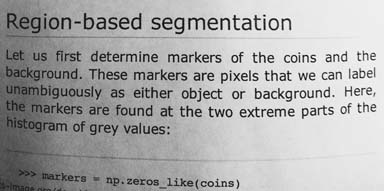
#> input picture skimage.data.page(), 384 x 191 px
$ jupyter execute lab01.ipynb   (shell and % lines are left out)
#> lines starting #> are read from the running program, lines starting #| are printed output that depends on the picture; after the words box and inside, x2 and y2 are one past the last pixel; in counts of white or black regions, pixels touching at a corner belong together; long printed decimals are rounded
# Lab 01 – Introductory Computer Vision Lab
Sheikh Naveed Azeemi
23K-0003

[cell 1]
# 1.1 Installation

[cell 2]
# 1.2 Import & Validate
import cv2
import matplotlib.pyplot as plt

print('OpenCV version    :', cv2.__version__)
print('Matplotlib version:', plt.matplotlib.__version__)

# quick functional test: draw on a tiny image and show it
test = cv2.circle(255 * __import__('numpy').ones((100, 100, 3), dtype='uint8'), (50, 50), 30, (255, 0, 0), -1)
plt.imshow(test); plt.axis('off'); plt.title('Validation OK'); plt.show()
#> after `plt.imshow(test)`:
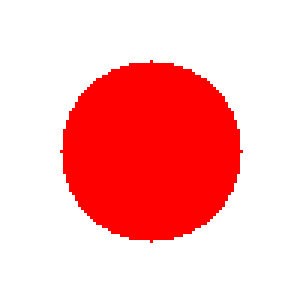
#> shown: shape (100, 100, 3) (shown 3 times larger); mean R, G, B 255, 183.1, 183.1

### Setup: shared imports, image paths & helper (run once)

[cell 3]
import numpy as np
import pandas as pd
import cv2
import matplotlib.pyplot as plt

# ---- Change these to your own file names ----
IMAGE_PATH   = 'Sample document·jpg'     # main image
IMAGE_PATH_2 = 'image2.jpg'      # second image (used in Task 8)
DOC_PATH     = 'document.jpg'    # grayscale document / high-contrast image (Task 7)

def load_rgb(path, fallback='astronaut'):
    # Loads an image as RGB; uses a scikit-image sample if the file is missing.
    img = cv2.imread(path)
    if img is None:
        print(f"Error: Image not found at '{path}'. Using sample image '{fallback}' instead.")
        from skimage import data
        return getattr(data, fallback)()
    return cv2.cvtColor(img, cv2.COLOR_BGR2RGB)

[cell 4]
# OPTIONAL: upload your images from your computer (skip if you already uploaded them)
# from google.colab import files
# uploaded = files.upload()

## Part 2: Python Data Structures & Logic

### Task 1: Object-Oriented Grocery Manager

[cell 5]
class GroceryManager:
    def __init__(self):
        self.items = {}   # {item: {'quantity': int, 'price': float}}

    def add_item(self, item, quantity, price):
        if quantity <= 0 or price < 0:
            print('Error: quantity must be > 0 and price must be >= 0.')
            return
        if item in self.items:
            self.items[item]['quantity'] += quantity
            self.items[item]['price'] = price
        else:
            self.items[item] = {'quantity': quantity, 'price': price}
        print(f"Added {quantity} x {item} @ {price}")

    def remove_item(self, item):
        if item not in self.items:
            print(f"Error: '{item}' does not exist in the list.")
            return
        del self.items[item]
        print(f"Removed '{item}'.")

    def view_list(self):
        if not self.items:
            print('The grocery list is empty.')
            return
        print(f"{'Item':<15}{'Qty':>5}{'Price':>10}{'Subtotal':>12}")
        print('-' * 42)
        for name, d in self.items.items():
            print(f"{name:<15}{d['quantity']:>5}{d['price']:>10.2f}{d['quantity'] * d['price']:>12.2f}")

    def calculate_total(self):
        return sum(d['quantity'] * d['price'] for d in self.items.values())


# ---- Demo ----
gm = GroceryManager()
gm.add_item('Milk', 2, 150.0)
gm.add_item('Bread', 1, 100.0)
gm.add_item('Eggs', 12, 25.0)
gm.view_list()
print('Total:', gm.calculate_total())
gm.remove_item('Bread')
gm.remove_item('Butter')   # doesn't exist -> error message
gm.view_list()
print('Total:', gm.calculate_total())

### Task 2: Advanced Student Record System

[cell 6]
students = {
    101: {'Name': 'Ali',    'Major': 'Computer Science', 'Grades': [85, 90, 78]},
    102: {'Name': 'Sara',   'Major': 'Data Science',     'Grades': [92, 88, 95]},
    103: {'Name': 'Ahmed',  'Major': 'Computer Science', 'Grades': [70, 65, 80]},
    104: {'Name': 'Fatima', 'Major': 'Electrical Eng.',  'Grades': [88, 84, 91]},
}

def top_student(records):
    best_name, best_avg = None, -1
    for sid, info in records.items():
        if not info['Grades']:
            continue
        avg = sum(info['Grades']) / len(info['Grades'])
        if avg > best_avg:
            best_name, best_avg = info['Name'], avg
    return best_name

def search_by_major(records, major):
#> called with major = 'Computer Science'
    found = [info['Name'] for info in records.values() if info['Major'].lower() == major.lower()]
    if found:
        print(f"Students in '{major}':")
        for name in found:
            print('  -', name)
    else:
        print(f"No students found in '{major}'.")

print('Highest average grade:', top_student(students))
search_by_major(students, 'Computer Science')
search_by_major(students, 'Physics')

## Part 3: Core Computer Vision & Matplotlib
### Task 3: Safe Image Loading & RGB Visualization

[cell 7]
image_path = IMAGE_PATH
image = cv2.imread(image_path)

if image is None:
    print('Error: Image not found.')
else:
    image_rgb = cv2.cvtColor(image, cv2.COLOR_BGR2RGB)

    plt.figure(figsize=(8, 6))
    plt.imshow(image_rgb)
    plt.axis('off')
    plt.title('King of Curses - Ryomen Sukuna', fontsize=16, color='darkred', pad=15)
    plt.show()

### Task 4: Interactive Geometry & Blank Canvas

[cell 8]
canvas = np.zeros((800, 800, 3), dtype=np.uint8)   # 800x800 black image
h, w = canvas.shape[:2]
center = (w // 2, h // 2)

# 5 concentric circles (outermost first), alternating red / white
radii  = [350, 280, 210, 140, 70]
colors = [(255, 0, 0), (255, 255, 255), (255, 0, 0), (255, 255, 255), (255, 0, 0)]   # RGB
for r, c in zip(radii, colors):
    cv2.circle(canvas, center, r, c, -1)

# bounding box around the outermost circle
R = radii[0]
cv2.rectangle(canvas, (center[0] - R, center[1] - R), (center[0] + R, center[1] + R), (0, 255, 0), 3)
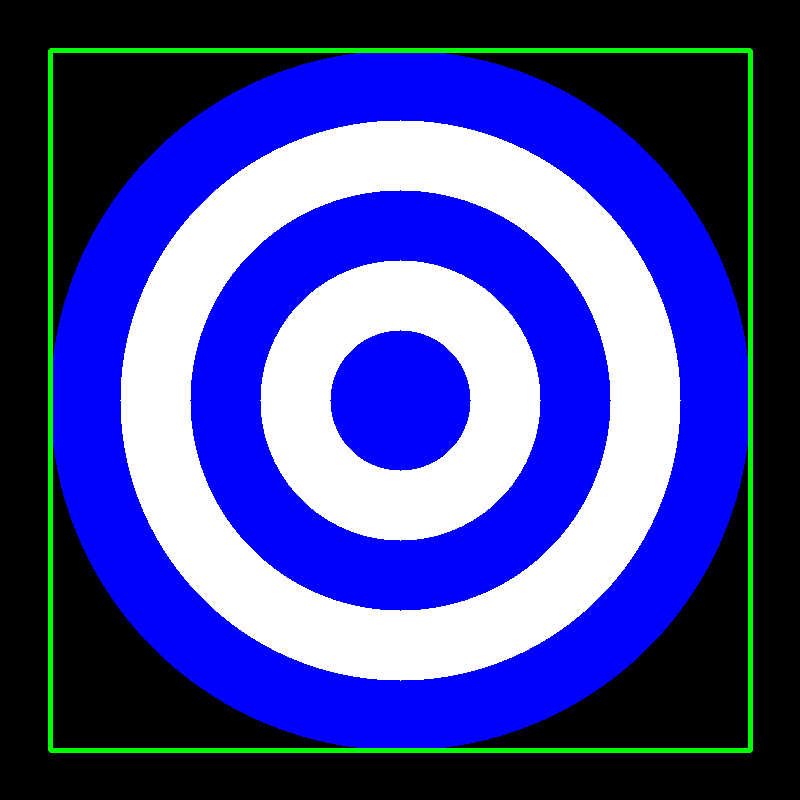
#> canvas: shape (800, 800, 3); mean of channels 0, 1, 2 153.1, 66.9, 61.3; drawn as B, G, R

print(f'Canvas size   : {w} x {h}')
print(f'Canvas center : {center}')

plt.figure(figsize=(6, 6))
plt.imshow(canvas)
plt.axis('off')
plt.title('Target Board', fontsize=14, color='navy')
plt.show()

### Task 5: Advanced Blurring & NumPy ROI Extraction

[cell 9]
img = load_rgb(IMAGE_PATH, fallback='astronaut')
blurred = cv2.GaussianBlur(img, (25, 25), 0)

h, w = img.shape[:2]
#> h = 512; w = 512
assert h >= 300 and w >= 300, 'Image must be at least 300x300 for this task.'
cy, cx = h // 2, w // 2
#> cy = 256; cx = 256
y1, y2 = cy - 150, cy + 150
#> y1 = 106; y2 = 406
x1, x2 = cx - 150, cx + 150
#> x1 = 106; x2 = 406

roi_original = img[y1:y2, x1:x2]
roi_blurred  = blurred[y1:y2, x1:x2]
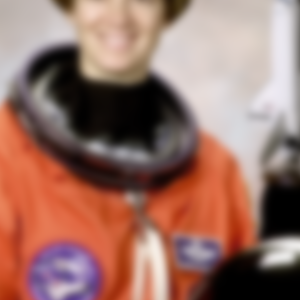
#> roi_blurred: shape (300, 300, 3); mean R, G, B 153.6, 113.9, 103.6

fig, axes = plt.subplots(1, 2, figsize=(10, 5))
axes[0].imshow(roi_original); axes[0].axis('off')
axes[0].set_title('Original ROI (300x300)', fontsize=14, color='green')
axes[1].imshow(roi_blurred);  axes[1].axis('off')
axes[1].set_title('Gaussian Blurred ROI (25x25)', fontsize=14, color='crimson')
plt.tight_layout()
plt.show()

### Task 6: Alpha Blending & Typography

[cell 10]
img = load_rgb(IMAGE_PATH, fallback='astronaut')
h, w = img.shape[:2]

overlay = img.copy()
y_start = int(h * 0.80)                                   # bottom 20%
#> y_start = 409
cv2.rectangle(overlay, (0, y_start), (w, h), (0, 0, 255), -1)   # blue (RGB)

alpha = 0.5
blended = cv2.addWeighted(overlay, alpha, img, 1 - alpha, 0)

text = 'King of Curses'
font = cv2.FONT_HERSHEY_SIMPLEX
#> font = 0
scale = w / 600
#> scale = 0.853
thickness = max(2, int(w / 300))
#> thickness = 2
(tw, th), _ = cv2.getTextSize(text, font, scale, thickness)
#> tw = 203; th = 19
pos = ((w - tw) // 2, y_start + (h - y_start + th) // 2)
#> pos = (154, 470)
cv2.putText(blended, text, pos, font, scale, (255, 255, 255), thickness, cv2.LINE_AA)
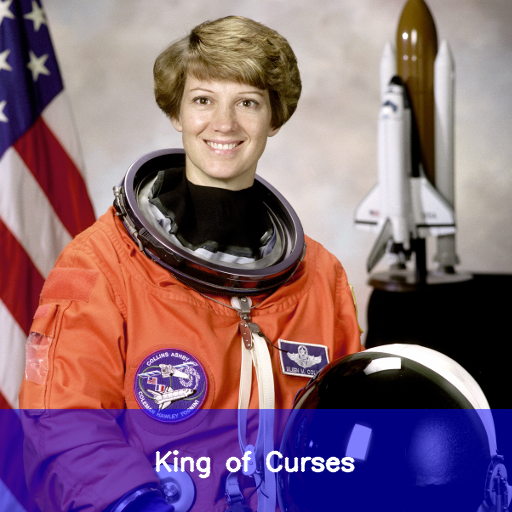
#> blended: shape (512, 512, 3); mean R, G, B 131.7, 101.1, 117.8

fig, axes = plt.subplots(1, 2, figsize=(12, 6))
axes[0].imshow(img);     axes[0].axis('off'); axes[0].set_title('Original', fontsize=14)
axes[1].imshow(blended); axes[1].axis('off'); axes[1].set_title('Semi-transparent Caption', fontsize=14)
plt.tight_layout()
plt.show()

### Task 7: Matrix-Based Rotation & Adaptive Thresholding

[cell 11]
gray = cv2.imread(DOC_PATH, cv2.IMREAD_GRAYSCALE)
if gray is None:
    print(f"Error: Image not found at '{DOC_PATH}'. Using sample document instead.")
    from skimage import data
    gray = data.page()
#> gray is the input picture: shape (191, 384); min 0, max 255, mean 171.5

# Global binary threshold
_, global_thresh = cv2.threshold(gray, 127, 255, cv2.THRESH_BINARY)
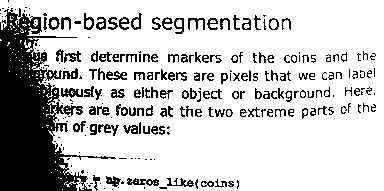
#> global_thresh: shape (191, 384); 78.3% white; 245 black regions (106 under 20 px), largest, box (x1, y1, x2, y2) and area: (0, 8, 116, 191) 9325, (127, 178, 159, 186) 146, (61, 88, 83, 98) 135

# Adaptive threshold (handles uneven lighting)
adaptive = cv2.adaptiveThreshold(gray, 255, cv2.ADAPTIVE_THRESH_GAUSSIAN_C,
                                 cv2.THRESH_BINARY, 11, 2)
#> adaptive: shape (191, 384); 77% white; black in thin lines or dots

# Rotate adaptive output by 45 degrees, scale 0.8
h, w = adaptive.shape
M = cv2.getRotationMatrix2D((w // 2, h // 2), 45, 0.8)
rotated = cv2.warpAffine(adaptive, M, (w, h))
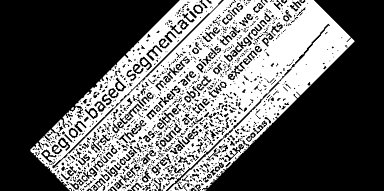
#> rotated: shape (191, 384); min 0, max 255, mean 100.9

fig, axes = plt.subplots(1, 4, figsize=(20, 5))
titles = ['Original Gray', 'Global Threshold (127)', 'Adaptive Threshold', 'Adaptive Rotated 45° (scale 0.8)']
for ax, im, t in zip(axes, [gray, global_thresh, adaptive, rotated], titles):
    ax.imshow(im, cmap='gray'); ax.axis('off'); ax.set_title(t, fontsize=12)
#> this loop made 4 passes
#> t on passes 1 to 4: 'Original Gray', 'Global Threshold (127)', 'Adaptive Threshold', 'Adaptive Rotated 45° (scale 0.8)'
plt.tight_layout()
plt.show()

### Task 8: Masking with Bitwise Logic

[cell 12]
img1 = cv2.resize(load_rgb(IMAGE_PATH,   fallback='astronaut'), (500, 500))
img2 = cv2.resize(load_rgb(IMAGE_PATH_2, fallback='coffee'),    (500, 500))
#> call 4 of load_rgb, with path = 'image2.jpg', fallback = 'coffee'
#> in load_rgb (call 4), `return getattr(data, fallback)()`:
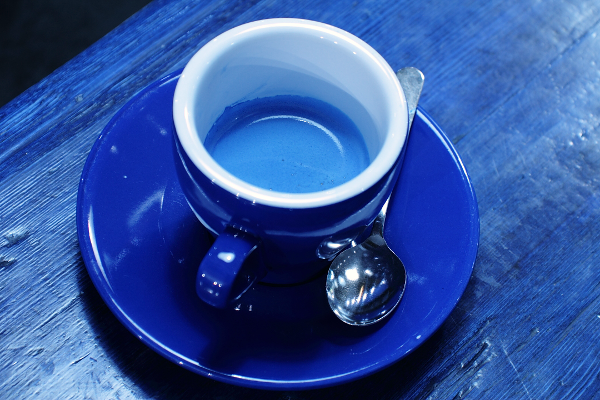
#> returned value: shape (400, 600, 3); mean of channels 0, 1, 2 158.6, 85.8, 51.5; drawn as B, G, R
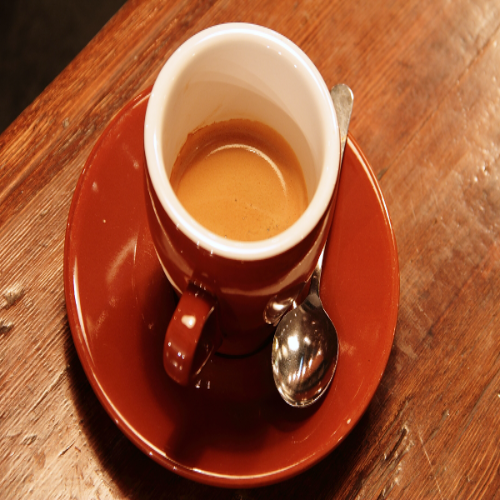
#> img2: shape (500, 500, 3); mean R, G, B 158.5, 85.7, 51.4

# Binary mask: black background with a thick white filled polygon (hexagon) in the center
mask = np.zeros((500, 500), dtype=np.uint8)
pts = np.array([[250, 50], [420, 150], [420, 350], [250, 450], [80, 350], [80, 150]], np.int32)
cv2.fillPoly(mask, [pts], 255)
#> mask: shape (500, 500); 41% white; 1 white region, box (x1, y1, x2, y2) and area: (80, 50, 421, 451) 102541
cv2.polylines(mask, [pts], True, 255, 15)   # thicken the edge
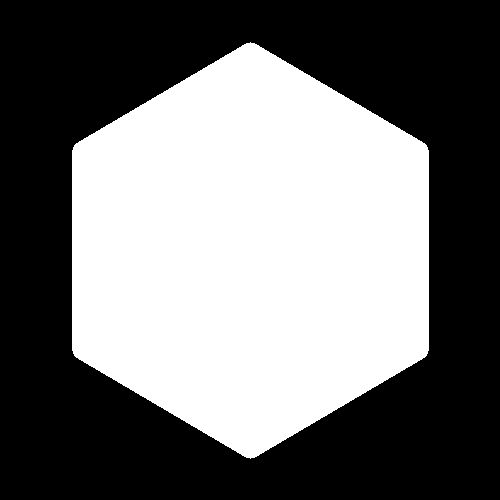
#> mask: shape (500, 500); 44.9% white; 1 white region, box (x1, y1, x2, y2) and area: (72, 42, 429, 459) 112221

# Image 1 inside the polygon
fg = cv2.bitwise_and(img1, img1, mask=mask)

# Image 2 outside the polygon (inverted mask)
mask_inv = cv2.bitwise_not(mask)
bg = cv2.bitwise_and(img2, img2, mask=mask_inv)

# Combine
combined = cv2.bitwise_or(fg, bg)
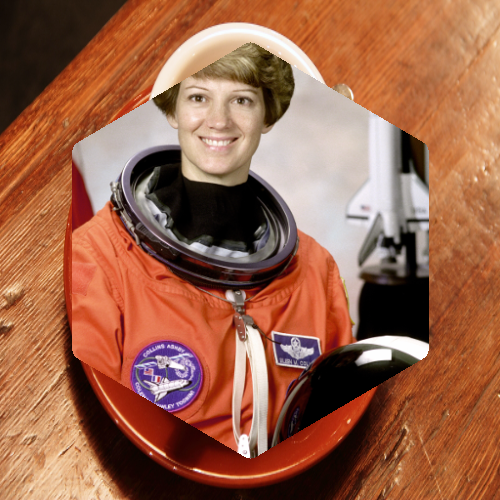
#> combined: shape (500, 500, 3); mean R, G, B 155.5, 99.9, 74.4

fig, axes = plt.subplots(2, 3, figsize=(15, 9))
items = [(img1, 'Image 1'), (img2, 'Image 2'), (mask, 'Mask'),
         (fg, 'Image 1 AND mask'), (bg, 'Image 2 AND NOT mask'), (combined, 'Combined (OR)')]
for ax, (im, t) in zip(axes.ravel(), items):
    ax.imshow(im, cmap='gray' if im.ndim == 2 else None)
    ax.axis('off'); ax.set_title(t, fontsize=13)
#> this loop made 6 passes
#> t on passes 1 to 6: 'Image 1', 'Image 2', 'Mask', 'Image 1 AND mask', 'Image 2 AND NOT mask', 'Combined (OR)'
plt.tight_layout()
plt.show()

### Task 9: Statistical Image Profiling with Pandas

[cell 13]
img = load_rgb(IMAGE_PATH, fallback='astronaut')   # RGB order

df = pd.DataFrame({
    'Red':   img[:, :, 0].flatten(),
    'Green': img[:, :, 1].flatten(),
    'Blue':  img[:, :, 2].flatten(),
})
#> df = table of 262144 rows and 3 columns

print(f'Image shape: {img.shape}  |  DataFrame shape: {df.shape}\n')
#| Image shape: (512, 512, 3)  |  DataFrame shape: (262144, 3)
print(df.describe())
#|                  Red          Green           Blue
#| count  262144.000  262144.000  262144.000
#| mean      141.562     105.759      96.475
#| std        82.039      76.616      77.854
#| min         0       0       0
#| 25%        74.000      24.000      19.000
#| 50%       175.000     107.000      82.000
#| 75%       210.000     178.000     172.000
#| max       255.000     255.000     255.000
